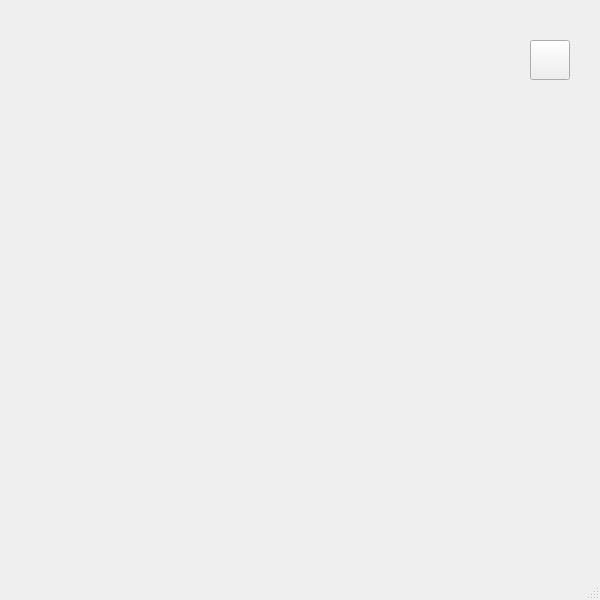
<?xml version="1.0" encoding="UTF-8"?>
<ui version="4.0">
 <class>MainWindow</class>
 <widget class="QMainWindow" name="MainWindow">
  <property name="geometry">
   <rect>
    <x>0</x>
    <y>0</y>
    <width>600</width>
    <height>600</height>
   </rect>
  </property>
  <property name="windowTitle">
   <string>MainWindow</string>
  </property>
  <widget class="QWidget" name="centralwidget">
   <widget class="QLabel" name="lbl">
    <property name="geometry">
     <rect>
      <x>530</x>
      <y>100</y>
      <width>40</width>
      <height>40</height>
     </rect>
    </property>
    <property name="text">
     <string/>
    </property>
    <property name="pixmap">
     <pixmap>../../../Users/PC-15/Documents/카카오톡 받은 파일/KakaoTalk_20230904_142314931.png</pixmap>
    </property>
   </widget>
   <widget class="QPushButton" name="pb">
    <property name="geometry">
     <rect>
      <x>530</x>
      <y>40</y>
      <width>40</width>
      <height>40</height>
     </rect>
    </property>
    <property name="icon">
     <iconset>
      <normaloff>../../../Users/PC-15/Documents/카카오톡 받은 파일/KakaoTalk_20230904_142314931.png</normaloff>../../../Users/PC-15/Documents/카카오톡 받은 파일/KakaoTalk_20230904_142314931.png</iconset>
    </property>
    <property name="iconSize">
     <size>
      <width>40</width>
      <height>40</height>
     </size>
    </property>
   </widget>
  </widget>
  <widget class="QMenuBar" name="menubar">
   <property name="geometry">
    <rect>
     <x>0</x>
     <y>0</y>
     <width>600</width>
     <height>21</height>
    </rect>
   </property>
  </widget>
  <widget class="QStatusBar" name="statusbar"/>
 </widget>
 <resources/>
 <connections/>
</ui>
